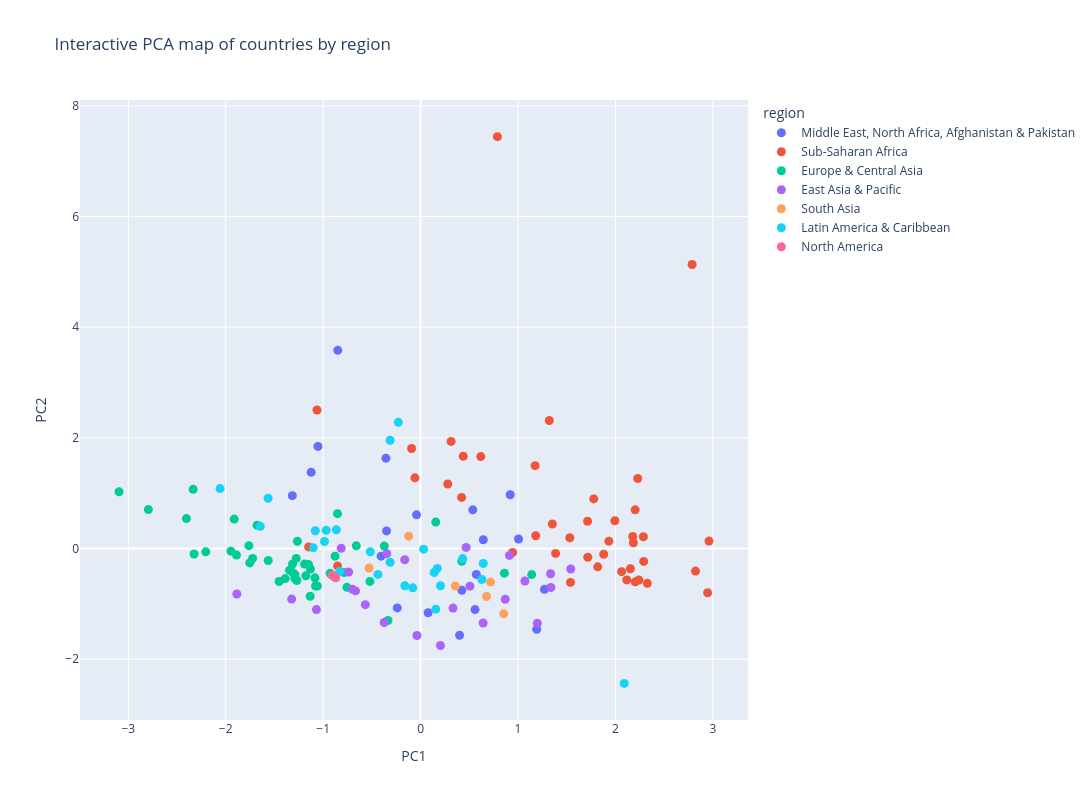

The cell this chart's notebook holds for it:
### Code cell
import plotly.express as px
import pandas as pd

plot_df = pca_scores.reset_index().rename(columns={"index": "country_code"})

feature_df = feature_matrix.reset_index().rename(columns={"index": "country_code"})
plot_df = plot_df.merge(feature_df, on="country_code", how="left")

country_regions = (
    indicator_dataframes["unemployment"][["country_code", "region"]]
    .drop_duplicates()
)

plot_df = plot_df.merge(country_regions, on="country_code", how="left")

fig = px.scatter(
    plot_df,
    x="PC1",
    y="PC2",
    color="region",
    hover_name="country_code",
    hover_data={
        "unemployment": ":.2f",
        "inflation": ":.2f",
        "gdp_growth": ":.2f",
        "life_expectancy": ":.2f",
        "population_growth": ":.2f",
        "PC1": ":.2f",
        "PC2": ":.2f",
        "region": True
    },
    title="Interactive PCA map of countries by region",
    width=1200,
    height=800
)

fig.update_traces(marker=dict(size=9))
fig.show()

### Figure 1 — Plotly figure (JSON) as saved in the notebook; plotly's stock layout.template omitted (floating-point values rounded to 4 significant figures; data arrays with more than 128 entries replaced by an {"elided": "..."} marker saying what was removed)
{"data": [{"customdata": [[10.5, 3.821, 1.502, 62.71, 2.933, "Middle East, North Africa, Afghanistan & Pakistan"], [2.458, 1.423, 3.249, 81.92, 3.29, "Middle East, North Africa, Afghanistan & Pakistan"], [1.235, 1.405, 3.077, 80.0, 1.992, "Middle East, North Africa, Afghanistan & Pakistan"], [11.48, 5.251, 2.533, 75.16, 1.846, "Middle East, North Africa, Afghanistan & Pakistan"], [9.998, 14.1, 3.841, 70.27, 1.91, "Middle East, North Africa, Afghanistan & Pakistan"], [10.87, 26.47, 2.293, 75.82, 1.202, "Middle East, North Africa, Afghanistan & Pakistan"], [12.29, 1.657, 3.793, 70.14, 2.843, "Middle East, North Africa, Afghanistan & Pakistan"], [5.042, 1.551, 3.763, 82.4, 1.914, "Middle East, North Africa, Afghanistan & Pakistan"], [15.61, 2.513, 2.312, 75.56, 3.207, "Middle East, North Africa, Afghanistan & Pakistan"], [2.353, 2.967, 1.249, 79.93, 3.738, "Middle East, North Africa, Afghanistan & Pakistan"], [9.99, 47.23, -1.247, 77.63, 1.007, "Middle East, North Africa, Afghanistan & Pakistan"], [19.28, 7.721, 2.002, 71.97, 0.9856, "Middle East, North Africa, Afghanistan & Pakistan"], [9.434, 1.827, 3.003, 73.25, 1.153, "Middle East, North Africa, Afghanistan & Pakistan"], [4.806, 1.952, 6.201, 82.05, 2.143, "Middle East, North Africa, Afghanistan & Pakistan"], [3.078, 1.452, 2.767, 78.75, 4.511, "Middle East, North Africa, Afghanistan & Pakistan"], [3.748, 10.53, 3.481, 65.99, 1.712, "Middle East, North Africa, Afghanistan & Pakistan"], [23.23, 5.297, 0.7516, 73.56, 2.402, "Middle East, North Africa, Afghanistan & Pakistan"], [0.2207, 1.409, 4.199, 81.51, 3.83, "Middle East, North Africa, Afghanistan & Pakistan"], [5.638, 2.428, 3.947, 77.52, 2.512, "Middle East, North Africa, Afghanistan & Pakistan"], [15.86, 5.648, 1.298, 75.08, 0.9474, "Middle East, North Africa, Afghanistan & Pakistan"]], "hovertemplate": "<b>%{hovertext}</b><br><br>region=%{customdata[5]}<br>PC1=%{x:.2f}<br>PC2=%{y:.2f}<br>unemployment=%{customdata[0]:.2f}<br>inflation=%{customdata[1]:.2f}<br>gdp_growth=%{customdata[2]:.2f}<br>life_expectancy=%{customdata[3]:.2f}<br>population_growth=%{customdata[4]:.2f}<extra></extra>", "hovertext": ["AFG", "ARE", "BHR", "DZA", "EGY", "IRN", "IRQ", "ISR", "JOR", "KWT", "LBN", "LBY", "MAR", "MLT", "OMN", "PAK", "PSE", "QAT", "SAU", "TUN"], "legendgroup": "Middle East, North Africa, Afghanistan & Pakistan", "marker": {"color": "#636efa", "size": 9, "symbol": "circle"}, "mode": "markers", "name": "Middle East, North Africa, Afghanistan & Pakistan", "orientation": "v", "showlegend": true, "type": "scatter", "x": [0.9198, 0.5584, 0.07722, -0.3494, 0.5359, -0.3558, 0.6432, -0.2396, -0.04185, 0.5713, -0.85, -1.123, -0.4054, 0.4001, 1.272, 1.005, -1.054, 1.192, 0.4235, -1.316], "xaxis": "x", "y": [0.971, -1.104, -1.16, 0.3185, 0.6994, 1.633, 0.1587, -1.073, 0.6082, -0.4677, 3.582, 1.378, -0.1389, -1.569, -0.7379, 0.1717, 1.846, -1.462, -0.756, 0.9551], "yaxis": "y"}, {"customdata": {"elided": "42x6 mixed values"}, "hovertemplate": "<b>%{hovertext}</b><br><br>region=%{customdata[5]}<br>PC1=%{x:.2f}<br>PC2=%{y:.2f}<br>unemployment=%{customdata[0]:.2f}<br>inflation=%{customdata[1]:.2f}<br>gdp_growth=%{customdata[2]:.2f}<br>life_expectancy=%{customdata[3]:.2f}<br>population_growth=%{customdata[4]:.2f}<extra></extra>", "hovertext": ["AGO", "BDI", "BEN", "BFA", "BWA", "CAF", "CIV", "CMR", "COG", "COM", "CPV", "ETH", "GAB", "GHA", "GIN", "GMB", "GNB", "GNQ", "KEN", "LBR", "LSO", "MDG", "MLI", "MOZ", "MRT", "MUS", "MWI", "NAM", "NER", "NGA", "RWA", "SDN", "SEN", "SLE", "STP", "TCD", "TGO", "TZA", "UGA", "ZAF", "ZMB", "ZWE"], "legendgroup": "Sub-Saharan Africa ", "marker": {"color": "#EF553B", "size": 9, "symbol": "circle"}, "mode": "markers", "name": "Sub-Saharan Africa ", "orientation": "v", "showlegend": true, "type": "scatter", "x": [1.32, 2.177, 2.327, 2.153, -0.05861, 1.175, 2.239, 1.879, -0.09246, 0.9445, -1.149, 2.821, 0.2786, 1.932, 2.286, 1.353, 1.818, 0.6174, 1.716, 1.713, 0.3127, 1.531, 2.29, 2.184, 1.181, -0.8525, 1.777, 0.438, 2.945, 2.228, 1.385, 0.7883, 1.538, 2.202, 0.4207, 2.959, 2.116, 2.203, 2.063, -1.063, 1.993, 2.786], "xaxis": "x", "y": [2.314, 0.218, -0.6303, -0.3654, 1.277, 1.497, -0.5688, -0.1035, 1.807, -0.07066, 0.02868, -0.4085, 1.166, 0.1325, 0.2123, 0.4428, -0.3312, 1.661, -0.1591, 0.4927, 1.936, 0.1949, -0.2332, 0.1035, 0.2309, -0.3141, 0.8967, 1.667, -0.7989, 1.265, -0.08831, 7.445, -0.6132, 0.6991, 0.9229, 0.1344, -0.5679, -0.602, -0.4186, 2.504, 0.5026, 5.133], "yaxis": "y"}, {"customdata": {"elided": "45x6 mixed values"}, "hovertemplate": "<b>%{hovertext}</b><br><br>region=%{customdata[5]}<br>PC1=%{x:.2f}<br>PC2=%{y:.2f}<br>unemployment=%{customdata[0]:.2f}<br>inflation=%{customdata[1]:.2f}<br>gdp_growth=%{customdata[2]:.2f}<br>life_expectancy=%{customdata[3]:.2f}<br>population_growth=%{customdata[4]:.2f}<extra></extra>", "hovertext": ["ALB", "ARM", "AUT", "AZE", "BEL", "BGR", "BIH", "BLR", "CHE", "CYP", "CZE", "DEU", "DNK", "ESP", "EST", "FIN", "FRA", "GBR", "GEO", "GRC", "HRV", "HUN", "IRL", "ISL", "ITA", "KAZ", "KGZ", "LTU", "LUX", "LVA", "MDA", "MKD", "MNE", "NLD", "NOR", "POL", "PRT", "ROU", "RUS", "SRB", "SVK", "SVN", "SWE", "TUR", "UZB"], "legendgroup": "Europe & Central Asia", "marker": {"color": "#00cc96", "size": 9, "symbol": "circle"}, "mode": "markers", "name": "Europe & Central Asia", "orientation": "v", "showlegend": true, "type": "scatter", "x": [-2.324, -1.265, -1.309, -0.3729, -1.345, -1.564, -2.794, -0.8531, -1.133, -0.9281, -1.084, -1.452, -1.291, -2.403, -1.151, -1.724, -1.753, -1.178, -0.8777, -3.095, -1.947, -1.191, -0.3351, -0.7559, -2.205, 0.4228, 0.86, -1.315, -0.5198, -1.762, -0.7843, -2.334, -1.678, -1.27, -1.059, -1.079, -1.89, -1.13, -0.6597, -1.913, -1.276, -1.39, -1.289, 0.1551, 1.14], "xaxis": "x", "y": [-0.1, 0.13, -0.4404, 0.04389, -0.3912, -0.2166, 0.7028, 0.6304, -0.8628, -0.4489, -0.5298, -0.5965, -0.5401, 0.5405, -0.2878, -0.179, -0.2606, -0.4937, -0.1385, 1.027, -0.04737, -0.2818, -1.301, -0.7021, -0.06012, -0.2297, -0.4459, -0.2808, -0.5947, 0.05132, -0.4354, 1.069, 0.4206, -0.5776, -0.6783, -0.677, -0.1176, -0.3723, 0.04779, 0.5315, -0.1792, -0.5444, -0.4719, 0.4775, -0.4714], "yaxis": "y"}, {"customdata": {"elided": "24x6 mixed values"}, "hovertemplate": "<b>%{hovertext}</b><br><br>region=%{customdata[5]}<br>PC1=%{x:.2f}<br>PC2=%{y:.2f}<br>unemployment=%{customdata[0]:.2f}<br>inflation=%{customdata[1]:.2f}<br>gdp_growth=%{customdata[2]:.2f}<br>life_expectancy=%{customdata[3]:.2f}<br>population_growth=%{customdata[4]:.2f}<extra></extra>", "hovertext": ["AUS", "BRN", "CHN", "FJI", "HKG", "IDN", "JPN", "KHM", "KOR", "LAO", "MAC", "MNG", "MYS", "NZL", "PHL", "PNG", "SGP", "SLB", "THA", "TLS", "TON", "VNM", "VUT", "WSM"], "legendgroup": "East Asia & Pacific", "marker": {"color": "#ab63fa", "size": 9, "symbol": "circle"}, "mode": "markers", "name": "East Asia & Pacific", "orientation": "v", "showlegend": true, "type": "scatter", "x": [-0.6999, -0.8149, -0.03751, -0.163, -1.323, 0.5063, -1.886, 1.198, -1.069, 1.336, 0.2038, 1.071, 0.3326, -0.6676, 0.8687, 1.541, -0.3741, 1.334, -0.5674, 0.9118, -0.7383, 0.6418, 0.467, -0.3473], "xaxis": "x", "y": [-0.7381, 0.00396, -1.572, -0.2025, -0.9149, -0.681, -0.8224, -1.351, -1.105, -0.704, -1.754, -0.5873, -1.077, -0.7665, -0.9185, -0.3709, -1.338, -0.4571, -1.015, -0.1242, -0.4262, -1.347, 0.01981, -0.09285], "yaxis": "y"}, {"customdata": [[4.311, 7.206, 6.238, 71.29, 0.934, "South Asia"], [3.369, 5.842, 4.558, 71.28, 0.8767, "South Asia"], [6.844, 6.465, 6.238, 69.6, 1.126, "South Asia"], [4.437, 8.711, 3.231, 76.19, 0.3624, "South Asia"], [6.408, 2.962, 6.168, 78.88, 2.771, "South Asia"], [10.87, 6.899, 4.257, 68.54, 0.5818, "South Asia"]], "hovertemplate": "<b>%{hovertext}</b><br><br>region=%{customdata[5]}<br>PC1=%{x:.2f}<br>PC2=%{y:.2f}<br>unemployment=%{customdata[0]:.2f}<br>inflation=%{customdata[1]:.2f}<br>gdp_growth=%{customdata[2]:.2f}<br>life_expectancy=%{customdata[3]:.2f}<br>population_growth=%{customdata[4]:.2f}<extra></extra>", "hovertext": ["BGD", "BTN", "IND", "LKA", "MDV", "NPL"], "legendgroup": "South Asia", "marker": {"color": "#FFA15A", "size": 9, "symbol": "circle"}, "mode": "markers", "name": "South Asia", "orientation": "v", "showlegend": true, "type": "scatter", "x": [0.6768, 0.3566, 0.7186, -0.529, 0.853, -0.1212], "xaxis": "x", "y": [-0.8679, -0.6781, -0.6073, -0.3542, -1.181, 0.2237], "yaxis": "y"}, {"customdata": {"elided": "26x6 mixed values"}, "hovertemplate": "<b>%{hovertext}</b><br><br>region=%{customdata[5]}<br>PC1=%{x:.2f}<br>PC2=%{y:.2f}<br>unemployment=%{customdata[0]:.2f}<br>inflation=%{customdata[1]:.2f}<br>gdp_growth=%{customdata[2]:.2f}<br>life_expectancy=%{customdata[3]:.2f}<br>population_growth=%{customdata[4]:.2f}<extra></extra>", "hovertext": ["BHS", "BLZ", "BOL", "BRA", "BRB", "CHL", "COL", "CRI", "DOM", "ECU", "GTM", "GUY", "HND", "HTI", "JAM", "LCA", "MEX", "NIC", "PAN", "PER", "PRY", "SLV", "SUR", "TTO", "URY", "VCT"], "legendgroup": "Latin America & Caribbean ", "marker": {"color": "#19d3f3", "size": 9, "symbol": "circle"}, "mode": "markers", "name": "Latin America & Caribbean ", "orientation": "v", "showlegend": true, "type": "scatter", "x": [-1.08, 0.03095, 0.6432, -0.968, -1.645, -0.8308, -0.516, -0.8815, 0.2044, -0.1612, 0.6283, 2.089, 0.4317, -0.2289, -0.8651, -1.565, -0.3129, 0.1715, 0.1552, -0.08, 0.1395, -0.4377, -0.3128, -0.9864, -1.102, -2.058], "xaxis": "x", "y": [0.3209, -0.01213, -0.2704, 0.3283, 0.4004, -0.4155, -0.05934, -0.5144, -0.6738, -0.6723, -0.5601, -2.438, -0.1825, 2.283, 0.3378, 0.9085, -0.2487, -0.3593, -1.097, -0.7104, -0.434, -0.4687, 1.956, 0.1264, 0.01218, 1.082], "yaxis": "y"}, {"customdata": [[6.903, 2.306, 2.049, 81.69, 1.368, "North America"], [5.798, 2.581, 2.403, 78.31, 0.6878, "North America"]], "hovertemplate": "<b>%{hovertext}</b><br><br>region=%{customdata[5]}<br>PC1=%{x:.2f}<br>PC2=%{y:.2f}<br>unemployment=%{customdata[0]:.2f}<br>inflation=%{customdata[1]:.2f}<br>gdp_growth=%{customdata[2]:.2f}<br>life_expectancy=%{customdata[3]:.2f}<br>population_growth=%{customdata[4]:.2f}<extra></extra>", "hovertext": ["CAN", "USA"], "legendgroup": "North America", "marker": {"color": "#FF6692", "size": 9, "symbol": "circle"}, "mode": "markers", "name": "North America", "orientation": "v", "showlegend": true, "type": "scatter", "x": [-0.9076, -0.8707], "xaxis": "x", "y": [-0.486, -0.5293], "yaxis": "y"}], "layout": {"height": 800, "legend": {"title": {"text": "region"}, "tracegroupgap": 0}, "title": {"text": "Interactive PCA map of countries by region"}, "width": 1200, "xaxis": {"anchor": "y", "domain": [0, 1], "title": {"text": "PC1"}}, "yaxis": {"anchor": "x", "domain": [0, 1], "title": {"text": "PC2"}}}}
